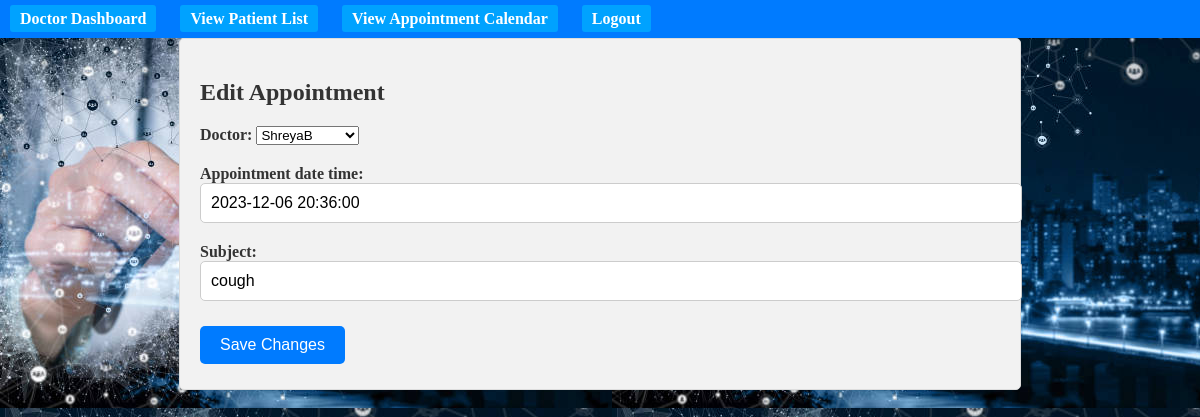
/doctor/appointment/edit/1/ (signed in), run on the app's committed database.
### health/models.py (models this page shows)
class Appointment(models.Model):
    patient = models.ForeignKey(Patient, on_delete=models.CASCADE)
    doctor = models.ForeignKey(Doctor, on_delete=models.CASCADE)
    appointment_date_time = models.DateTimeField()
    subject = models.CharField(max_length=255)
    completed = models.BooleanField(default=False)

### health/views.py (the view)
# urls.py: path('doctor/appointment/edit/<int:appointment_id>/', views.edit_appointment, name='edit_appointment'),
@login_required
def edit_appointment(request, appointment_id):
    appointment = get_object_or_404(Appointment, pk=appointment_id, doctor=request.user.doctor)
    if request.method == 'POST':
        form = AppointmentForm(request.POST, instance=appointment)
        if form.is_valid():
            form.save()
            messages.success(request, "Appointment updated successfully.")
        appointment_id = request.POST.get('appointment_id')
        if appointment_id:
            appointment = get_object_or_404(Appointment, pk=appointment_id, doctor=request.user.doctor)
            appointment.completed = True  # Marking the appointment as completed
            appointment.save()
            messages.success(request, "Appointment marked as completed.")
        referrer = request.GET.get('referrer', 'patient_details')
        if referrer == 'dashboard':
                return redirect('doctor_dashboard')
        else:
            return redirect('view_patient_details', patient_id=appointment.patient.id)
    else:
        form = AppointmentForm(instance=appointment)
    context = {'form': form, 'appointment': appointment}
    return render(request, 'edit_appointment.html', context)

### health/forms.py
class AppointmentForm(forms.ModelForm):
    def __init__(self, *args, **kwargs):
        super(AppointmentForm, self).__init__(*args, **kwargs)
        self.fields['doctor'].label_from_instance = lambda obj: f"{obj.name}"
    doctor = forms.ModelChoiceField(
        queryset=Doctor.objects.all(),
        empty_label="Select Doctor"
    )
    appointment_date_time = forms.DateTimeField(
        widget=forms.DateTimeInput(attrs={'type': 'text', 'class': 'form-control datetimepicker', 'placeholder': 'MM/DD/YYYY hh:mm AM/PM'}),
        input_formats=['%m/%d/%Y %I:%M %p']  # Specify the desired format here
    )
    class Meta:
        model = Appointment
        fields = ['doctor', 'appointment_date_time', 'subject']

### health/templates/edit_appointment.html (shortened to what this page needs)
{% extends "base_doctor.html" %}
{% block content %}
<div class="container">
    <h2>Edit Appointment</h2>
    <form method="post">
        <div class="form-group">
            {{ form.doctor.label_tag }}
            {{ form.doctor }}
        </div>
        <div class="form-group">
            {{ form.appointment_date_time.label_tag }}
            {{ form.appointment_date_time }}
        </div>
        <div class="form-group">
            {{ form.subject.label_tag }}
            {{ form.subject }}
        </div>
        <button type="submit" class="btn btn-primary">Save Changes</button>
    </form>
</div>
{% endblock %}

### health/static/styles.css (style rules this page uses)
h2 { font-size: 24px; color: #333; margin-bottom: 20px; }
.form-group { margin-bottom: 15px; }
.form-group label { font-weight: bold; }
.form-group input[type="text"], .form-group input[type="password"] { width: 100%; padding: 10px; border: 1px solid #ccc; border-radius: 5px; font-size: 16px; }
.btn-primary { background-color: #007bff; color: #fff; border: none; border-radius: 5px; padding: 10px 20px; font-size: 16px; cursor: pointer; }
.container { margin: 20px; padding: 20px; background-color: #f2f2f2; border: 1px solid #ddd; border-radius: 5px; max-width: 800px; margin: 0 auto; }
h2 { color: #333; }
button, a { padding: 5px 10px; margin: 5px 0; background-color: #00a2ff; color: #fff !important; text-decoration: none; border: none; border-radius: 3px; cursor: pointer; }
body { background-image: url('../static/images/patient_background.jpeg'); color: #333; margin: 0; min-height: 100vh; }
.form-group { margin-bottom: 20px; }

### data on the page
Appointment: doctor "ShreyaB", appointment_date_time "2023-12-06 20:36:00", subject "cough"
